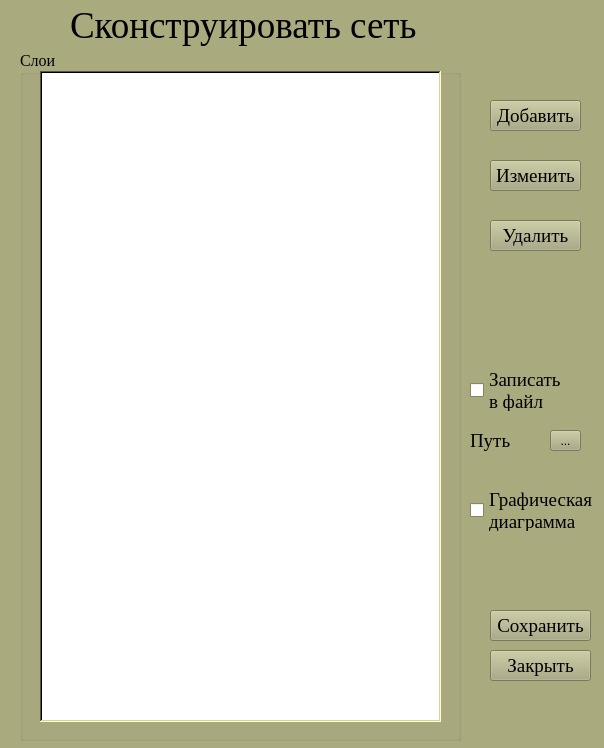
<?xml version="1.0" encoding="UTF-8"?>
<ui version="4.0">
 <class>MainWindow</class>
 <widget class="QMainWindow" name="MainWindow">
  <property name="geometry">
   <rect>
    <x>0</x>
    <y>0</y>
    <width>604</width>
    <height>748</height>
   </rect>
  </property>
  <property name="palette">
   <palette>
    <active>
     <colorrole role="WindowText">
      <brush brushstyle="SolidPattern">
       <color alpha="255">
        <red>0</red>
        <green>0</green>
        <blue>0</blue>
       </color>
      </brush>
     </colorrole>
     <colorrole role="Button">
      <brush brushstyle="SolidPattern">
       <color alpha="255">
        <red>170</red>
        <green>170</green>
        <blue>127</blue>
       </color>
      </brush>
     </colorrole>
     <colorrole role="Light">
      <brush brushstyle="SolidPattern">
       <color alpha="255">
        <red>255</red>
        <green>255</green>
        <blue>191</blue>
       </color>
      </brush>
     </colorrole>
     <colorrole role="Midlight">
      <brush brushstyle="SolidPattern">
       <color alpha="255">
        <red>212</red>
        <green>212</green>
        <blue>159</blue>
       </color>
      </brush>
     </colorrole>
     <colorrole role="Dark">
      <brush brushstyle="SolidPattern">
       <color alpha="255">
        <red>85</red>
        <green>85</green>
        <blue>64</blue>
       </color>
      </brush>
     </colorrole>
     <colorrole role="Mid">
      <brush brushstyle="SolidPattern">
       <color alpha="255">
        <red>113</red>
        <green>113</green>
        <blue>85</blue>
       </color>
      </brush>
     </colorrole>
     <colorrole role="Text">
      <brush brushstyle="SolidPattern">
       <color alpha="255">
        <red>0</red>
        <green>0</green>
        <blue>0</blue>
       </color>
      </brush>
     </colorrole>
     <colorrole role="BrightText">
      <brush brushstyle="SolidPattern">
       <color alpha="255">
        <red>255</red>
        <green>255</green>
        <blue>255</blue>
       </color>
      </brush>
     </colorrole>
     <colorrole role="ButtonText">
      <brush brushstyle="SolidPattern">
       <color alpha="255">
        <red>0</red>
        <green>0</green>
        <blue>0</blue>
       </color>
      </brush>
     </colorrole>
     <colorrole role="Base">
      <brush brushstyle="SolidPattern">
       <color alpha="255">
        <red>255</red>
        <green>255</green>
        <blue>255</blue>
       </color>
      </brush>
     </colorrole>
     <colorrole role="Window">
      <brush brushstyle="SolidPattern">
       <color alpha="255">
        <red>170</red>
        <green>170</green>
        <blue>127</blue>
       </color>
      </brush>
     </colorrole>
     <colorrole role="Shadow">
      <brush brushstyle="SolidPattern">
       <color alpha="255">
        <red>0</red>
        <green>0</green>
        <blue>0</blue>
       </color>
      </brush>
     </colorrole>
     <colorrole role="AlternateBase">
      <brush brushstyle="SolidPattern">
       <color alpha="255">
        <red>212</red>
        <green>212</green>
        <blue>191</blue>
       </color>
      </brush>
     </colorrole>
     <colorrole role="ToolTipBase">
      <brush brushstyle="SolidPattern">
       <color alpha="255">
        <red>255</red>
        <green>255</green>
        <blue>220</blue>
       </color>
      </brush>
     </colorrole>
     <colorrole role="ToolTipText">
      <brush brushstyle="SolidPattern">
       <color alpha="255">
        <red>0</red>
        <green>0</green>
        <blue>0</blue>
       </color>
      </brush>
     </colorrole>
     <colorrole role="PlaceholderText">
      <brush brushstyle="SolidPattern">
       <color alpha="128">
        <red>0</red>
        <green>0</green>
        <blue>0</blue>
       </color>
      </brush>
     </colorrole>
    </active>
    <inactive>
     <colorrole role="WindowText">
      <brush brushstyle="SolidPattern">
       <color alpha="255">
        <red>0</red>
        <green>0</green>
        <blue>0</blue>
       </color>
      </brush>
     </colorrole>
     <colorrole role="Button">
      <brush brushstyle="SolidPattern">
       <color alpha="255">
        <red>170</red>
        <green>170</green>
        <blue>127</blue>
       </color>
      </brush>
     </colorrole>
     <colorrole role="Light">
      <brush brushstyle="SolidPattern">
       <color alpha="255">
        <red>255</red>
        <green>255</green>
        <blue>191</blue>
       </color>
      </brush>
     </colorrole>
     <colorrole role="Midlight">
      <brush brushstyle="SolidPattern">
       <color alpha="255">
        <red>212</red>
        <green>212</green>
        <blue>159</blue>
       </color>
      </brush>
     </colorrole>
     <colorrole role="Dark">
      <brush brushstyle="SolidPattern">
       <color alpha="255">
        <red>85</red>
        <green>85</green>
        <blue>64</blue>
       </color>
      </brush>
     </colorrole>
     <colorrole role="Mid">
      <brush brushstyle="SolidPattern">
       <color alpha="255">
        <red>113</red>
        <green>113</green>
        <blue>85</blue>
       </color>
      </brush>
     </colorrole>
     <colorrole role="Text">
      <brush brushstyle="SolidPattern">
       <color alpha="255">
        <red>0</red>
        <green>0</green>
        <blue>0</blue>
       </color>
      </brush>
     </colorrole>
     <colorrole role="BrightText">
      <brush brushstyle="SolidPattern">
       <color alpha="255">
        <red>255</red>
        <green>255</green>
        <blue>255</blue>
       </color>
      </brush>
     </colorrole>
     <colorrole role="ButtonText">
      <brush brushstyle="SolidPattern">
       <color alpha="255">
        <red>0</red>
        <green>0</green>
        <blue>0</blue>
       </color>
      </brush>
     </colorrole>
     <colorrole role="Base">
      <brush brushstyle="SolidPattern">
       <color alpha="255">
        <red>255</red>
        <green>255</green>
        <blue>255</blue>
       </color>
      </brush>
     </colorrole>
     <colorrole role="Window">
      <brush brushstyle="SolidPattern">
       <color alpha="255">
        <red>170</red>
        <green>170</green>
        <blue>127</blue>
       </color>
      </brush>
     </colorrole>
     <colorrole role="Shadow">
      <brush brushstyle="SolidPattern">
       <color alpha="255">
        <red>0</red>
        <green>0</green>
        <blue>0</blue>
       </color>
      </brush>
     </colorrole>
     <colorrole role="AlternateBase">
      <brush brushstyle="SolidPattern">
       <color alpha="255">
        <red>212</red>
        <green>212</green>
        <blue>191</blue>
       </color>
      </brush>
     </colorrole>
     <colorrole role="ToolTipBase">
      <brush brushstyle="SolidPattern">
       <color alpha="255">
        <red>255</red>
        <green>255</green>
        <blue>220</blue>
       </color>
      </brush>
     </colorrole>
     <colorrole role="ToolTipText">
      <brush brushstyle="SolidPattern">
       <color alpha="255">
        <red>0</red>
        <green>0</green>
        <blue>0</blue>
       </color>
      </brush>
     </colorrole>
     <colorrole role="PlaceholderText">
      <brush brushstyle="SolidPattern">
       <color alpha="128">
        <red>0</red>
        <green>0</green>
        <blue>0</blue>
       </color>
      </brush>
     </colorrole>
    </inactive>
    <disabled>
     <colorrole role="WindowText">
      <brush brushstyle="SolidPattern">
       <color alpha="255">
        <red>85</red>
        <green>85</green>
        <blue>64</blue>
       </color>
      </brush>
     </colorrole>
     <colorrole role="Button">
      <brush brushstyle="SolidPattern">
       <color alpha="255">
        <red>170</red>
        <green>170</green>
        <blue>127</blue>
       </color>
      </brush>
     </colorrole>
     <colorrole role="Light">
      <brush brushstyle="SolidPattern">
       <color alpha="255">
        <red>255</red>
        <green>255</green>
        <blue>191</blue>
       </color>
      </brush>
     </colorrole>
     <colorrole role="Midlight">
      <brush brushstyle="SolidPattern">
       <color alpha="255">
        <red>212</red>
        <green>212</green>
        <blue>159</blue>
       </color>
      </brush>
     </colorrole>
     <colorrole role="Dark">
      <brush brushstyle="SolidPattern">
       <color alpha="255">
        <red>85</red>
        <green>85</green>
        <blue>64</blue>
       </color>
      </brush>
     </colorrole>
     <colorrole role="Mid">
      <brush brushstyle="SolidPattern">
       <color alpha="255">
        <red>113</red>
        <green>113</green>
        <blue>85</blue>
       </color>
      </brush>
     </colorrole>
     <colorrole role="Text">
      <brush brushstyle="SolidPattern">
       <color alpha="255">
        <red>85</red>
        <green>85</green>
        <blue>64</blue>
       </color>
      </brush>
     </colorrole>
     <colorrole role="BrightText">
      <brush brushstyle="SolidPattern">
       <color alpha="255">
        <red>255</red>
        <green>255</green>
        <blue>255</blue>
       </color>
      </brush>
     </colorrole>
     <colorrole role="ButtonText">
      <brush brushstyle="SolidPattern">
       <color alpha="255">
        <red>85</red>
        <green>85</green>
        <blue>64</blue>
       </color>
      </brush>
     </colorrole>
     <colorrole role="Base">
      <brush brushstyle="SolidPattern">
       <color alpha="255">
        <red>170</red>
        <green>170</green>
        <blue>127</blue>
       </color>
      </brush>
     </colorrole>
     <colorrole role="Window">
      <brush brushstyle="SolidPattern">
       <color alpha="255">
        <red>170</red>
        <green>170</green>
        <blue>127</blue>
       </color>
      </brush>
     </colorrole>
     <colorrole role="Shadow">
      <brush brushstyle="SolidPattern">
       <color alpha="255">
        <red>0</red>
        <green>0</green>
        <blue>0</blue>
       </color>
      </brush>
     </colorrole>
     <colorrole role="AlternateBase">
      <brush brushstyle="SolidPattern">
       <color alpha="255">
        <red>170</red>
        <green>170</green>
        <blue>127</blue>
       </color>
      </brush>
     </colorrole>
     <colorrole role="ToolTipBase">
      <brush brushstyle="SolidPattern">
       <color alpha="255">
        <red>255</red>
        <green>255</green>
        <blue>220</blue>
       </color>
      </brush>
     </colorrole>
     <colorrole role="ToolTipText">
      <brush brushstyle="SolidPattern">
       <color alpha="255">
        <red>0</red>
        <green>0</green>
        <blue>0</blue>
       </color>
      </brush>
     </colorrole>
     <colorrole role="PlaceholderText">
      <brush brushstyle="SolidPattern">
       <color alpha="128">
        <red>0</red>
        <green>0</green>
        <blue>0</blue>
       </color>
      </brush>
     </colorrole>
    </disabled>
   </palette>
  </property>
  <property name="windowTitle">
   <string>MainWindow</string>
  </property>
  <widget class="QWidget" name="centralwidget">
   <widget class="QLabel" name="label">
    <property name="geometry">
     <rect>
      <x>70</x>
      <y>0</y>
      <width>381</width>
      <height>51</height>
     </rect>
    </property>
    <property name="font">
     <font>
      <family>Times New Roman</family>
      <pointsize>28</pointsize>
     </font>
    </property>
    <property name="text">
     <string>Сконструировать сеть</string>
    </property>
   </widget>
   <widget class="QPushButton" name="add_button">
    <property name="geometry">
     <rect>
      <x>490</x>
      <y>100</y>
      <width>91</width>
      <height>31</height>
     </rect>
    </property>
    <property name="font">
     <font>
      <family>Times New Roman</family>
      <pointsize>14</pointsize>
     </font>
    </property>
    <property name="text">
     <string>Добавить</string>
    </property>
   </widget>
   <widget class="QPushButton" name="change_button">
    <property name="geometry">
     <rect>
      <x>490</x>
      <y>160</y>
      <width>91</width>
      <height>31</height>
     </rect>
    </property>
    <property name="font">
     <font>
      <family>Times New Roman</family>
      <pointsize>14</pointsize>
     </font>
    </property>
    <property name="text">
     <string>Изменить</string>
    </property>
   </widget>
   <widget class="QPushButton" name="delete_button">
    <property name="geometry">
     <rect>
      <x>490</x>
      <y>220</y>
      <width>91</width>
      <height>31</height>
     </rect>
    </property>
    <property name="font">
     <font>
      <family>Times New Roman</family>
      <pointsize>14</pointsize>
     </font>
    </property>
    <property name="text">
     <string>Удалить</string>
    </property>
   </widget>
   <widget class="QPushButton" name="save_button">
    <property name="geometry">
     <rect>
      <x>490</x>
      <y>610</y>
      <width>101</width>
      <height>31</height>
     </rect>
    </property>
    <property name="font">
     <font>
      <family>Times New Roman</family>
      <pointsize>14</pointsize>
     </font>
    </property>
    <property name="text">
     <string>Сохранить</string>
    </property>
   </widget>
   <widget class="QPushButton" name="close_button">
    <property name="geometry">
     <rect>
      <x>490</x>
      <y>650</y>
      <width>101</width>
      <height>31</height>
     </rect>
    </property>
    <property name="font">
     <font>
      <family>Times New Roman</family>
      <pointsize>14</pointsize>
     </font>
    </property>
    <property name="text">
     <string>Закрыть</string>
    </property>
   </widget>
   <widget class="QGroupBox" name="groupBox">
    <property name="geometry">
     <rect>
      <x>20</x>
      <y>50</y>
      <width>441</width>
      <height>691</height>
     </rect>
    </property>
    <property name="font">
     <font>
      <family>Times New Roman</family>
      <pointsize>12</pointsize>
     </font>
    </property>
    <property name="title">
     <string>Слои</string>
    </property>
    <widget class="QListView" name="list_layers">
     <property name="geometry">
      <rect>
       <x>20</x>
       <y>21</y>
       <width>401</width>
       <height>651</height>
      </rect>
     </property>
     <property name="font">
      <font>
       <family>Times New Roman</family>
       <pointsize>8</pointsize>
      </font>
     </property>
     <property name="frameShape">
      <enum>QFrame::WinPanel</enum>
     </property>
    </widget>
   </widget>
   <widget class="QCheckBox" name="diagram_check">
    <property name="geometry">
     <rect>
      <x>470</x>
      <y>490</y>
      <width>131</width>
      <height>41</height>
     </rect>
    </property>
    <property name="font">
     <font>
      <family>Times New Roman</family>
      <pointsize>14</pointsize>
     </font>
    </property>
    <property name="text">
     <string>Графическая 
диаграмма</string>
    </property>
   </widget>
   <widget class="QCheckBox" name="file_check">
    <property name="geometry">
     <rect>
      <x>470</x>
      <y>370</y>
      <width>121</width>
      <height>41</height>
     </rect>
    </property>
    <property name="font">
     <font>
      <family>Times New Roman</family>
      <pointsize>14</pointsize>
     </font>
    </property>
    <property name="text">
     <string>Записать 
в файл</string>
    </property>
   </widget>
   <widget class="QToolButton" name="diagramm_path">
    <property name="geometry">
     <rect>
      <x>550</x>
      <y>430</y>
      <width>31</width>
      <height>21</height>
     </rect>
    </property>
    <property name="text">
     <string>...</string>
    </property>
   </widget>
   <widget class="QLabel" name="label_2">
    <property name="geometry">
     <rect>
      <x>470</x>
      <y>430</y>
      <width>47</width>
      <height>21</height>
     </rect>
    </property>
    <property name="font">
     <font>
      <family>Times New Roman</family>
      <pointsize>14</pointsize>
     </font>
    </property>
    <property name="text">
     <string>Путь</string>
    </property>
   </widget>
   <zorder>groupBox</zorder>
   <zorder>label</zorder>
   <zorder>add_button</zorder>
   <zorder>change_button</zorder>
   <zorder>delete_button</zorder>
   <zorder>save_button</zorder>
   <zorder>close_button</zorder>
   <zorder>diagram_check</zorder>
   <zorder>file_check</zorder>
   <zorder>diagramm_path</zorder>
   <zorder>label_2</zorder>
  </widget>
 </widget>
 <resources/>
 <connections/>
</ui>
